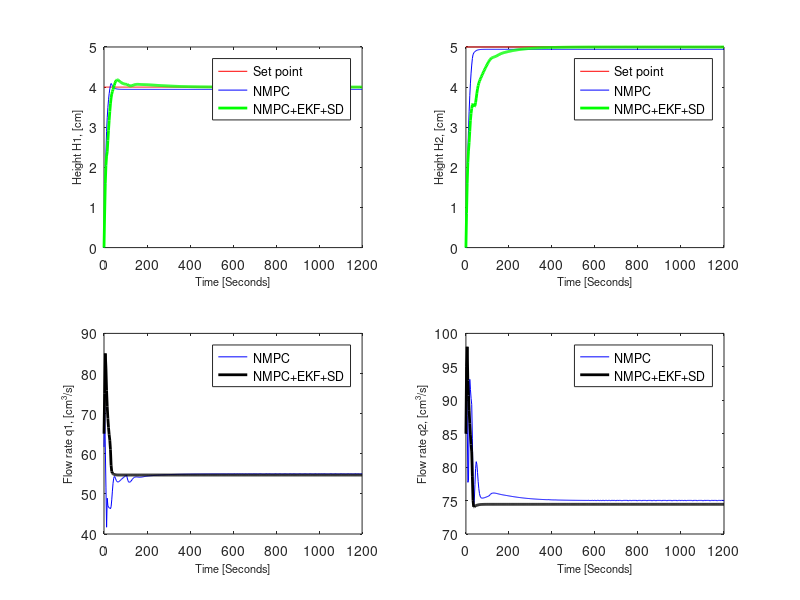
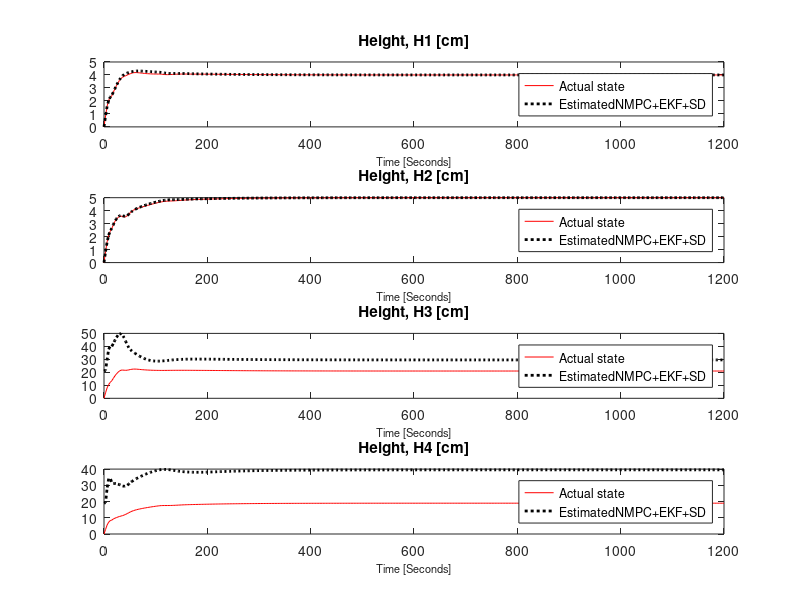
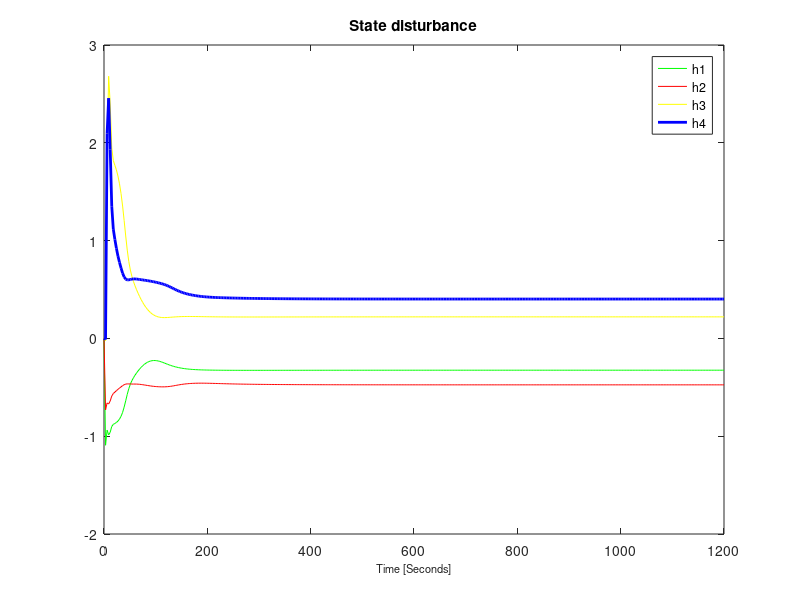

Reproduce these figures in MATLAB, in order.
clc
load('NMPC_EKF_SD')
load('NMPC')

figure(1)
subplot(2,2,1)
plot(time, H1_sp, 'r', time, H1_nom_pred, 'b-', time,H1_pred,'g-',  'LineWidth',2);
ylabel('Height H1, [cm]','FontSize' , 8)
xlim([0,1200])
xlabel('Time [Seconds]','FontSize',8)
legend('Set point','NMPC','NMPC+EKF+SD')

subplot(2,2,2)
plot(time, H2_sp, 'r', time, H2_nom_pred, 'b-', time,H2_pred,'g-',  'LineWidth',2);
ylabel('Height H2, [cm]','FontSize' , 8)
xlim([0,1200])
xlabel('Time [Seconds]','FontSize',8)
legend('Set point','NMPC','NMPC+EKF+SD')

subplot(2,2,3)
plot(time, V1, 'b', time, V1_nom,'k-',  'LineWidth',2);
ylabel('Flow rate q1, [cm^3/s]','FontSize' , 8)
xlim([0,1200])
xlabel('Time [Seconds]','FontSize',8)
legend('NMPC','NMPC+EKF+SD')

subplot(2,2,4)
plot(time, V2, 'b', time, V2_nom,'k-',  'LineWidth',2);
ylabel('Flow rate q2, [cm^3/s]','FontSize' , 8)
xlim([0,1200])
xlabel('Time [Seconds]','FontSize',8)
legend('NMPC','NMPC+EKF+SD')

figure(2)
subplot(4,1,1)
plot(time, h1_pred, 'r', time, h1_est, 'k:',  'LineWidth',2);
title('Height, H1 [cm]')
xlabel('Time [Seconds]','FontSize',8)
legend('Actual state','EstimatedNMPC+EKF+SD')

subplot(4,1,2)
plot(time, h2_pred, 'r', time, h2_est, 'k:',  'LineWidth',2);
title('Height, H2 [cm]')
xlabel('Time [Seconds]','FontSize',8)
legend('Actual state','EstimatedNMPC+EKF+SD')

subplot(4,1,3)
plot(time, h3_pred, 'r', time, h3_est, 'k:',  'LineWidth',2);
title('Height, H3 [cm]')
xlabel('Time [Seconds]','FontSize',8)
legend('Actual state','EstimatedNMPC+EKF+SD')

subplot(4,1,4)
plot(time, h4_pred, 'r', time, h4_est, 'k:',  'LineWidth',2);
title('Height, H4 [cm]')
xlabel('Time [Seconds]','FontSize',8)
legend('Actual state','EstimatedNMPC+EKF+SD')

figure(3)
subplot(1,1,1)
plot(time, state1, 'g', time, state2, 'r', time, state3,'y', time, state4, 'b', 'LineWidth',2);
title('State disturbance')
xlabel('Time [Seconds]','FontSize',8)
legend('h1','h2', 'h3', 'h4')
